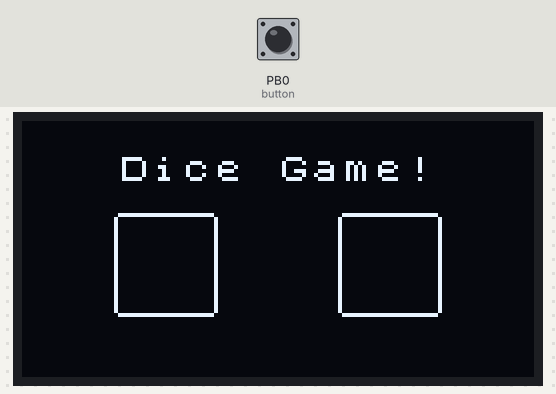
The sketch below on a simulated ATtiny85, built with avr-gcc and run on an emulated ATtiny85. Parts: 128×64 one-colour display. The test bench sets the inputs (shaded band); at power-on: PB0 (button) LOW. Random numbers use the default seed unless the sketch sets one.

Above: at 1.4 s.
1.5 s: PB0 (button) pulled HIGH for 0.15 s
At 1.95 s:
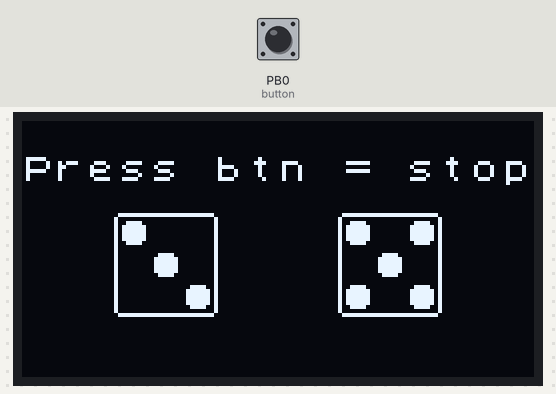
3.7 s: PB0 (button) pulled HIGH for 1 s
At 3.98 s:
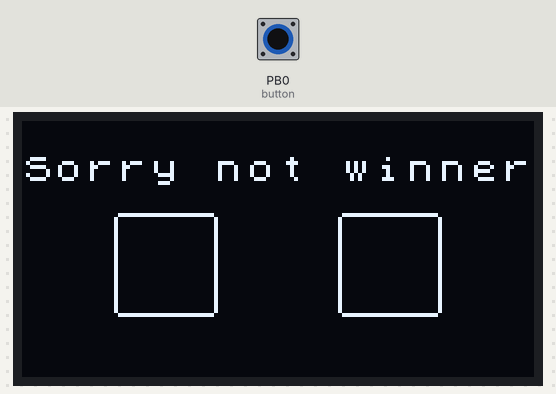
6.2 s: PB0 (button) pulled HIGH for 0.15 s
At 6.6 s:
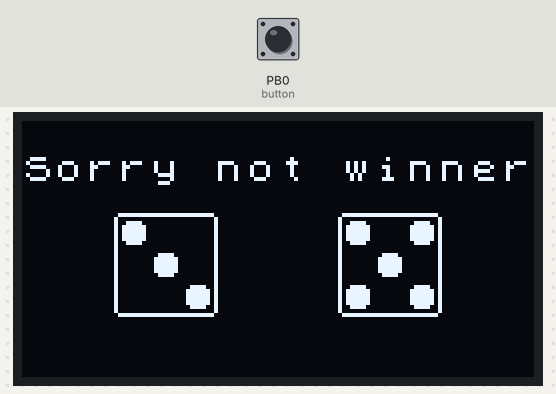
7.8 s: PB0 (button) pulled HIGH for 1 s
At 9.54 s:
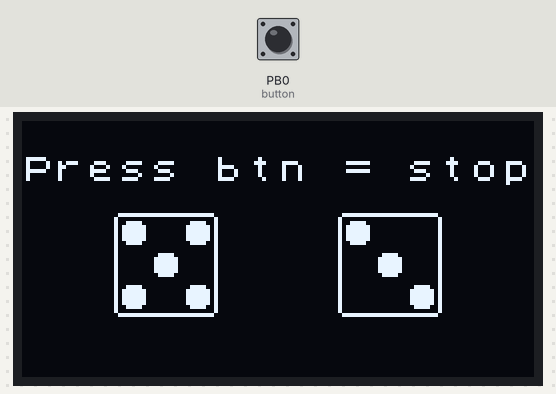
Timing chart, 0 to 11.0 s (numbered marks = the images above; inputs shaded):
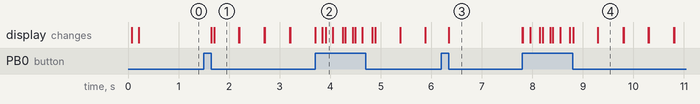

The sketch:

attiny85_dice_game.ino
```cpp
// project using ATtiny85 with SSD1306 OLED Display to create a simplest possible game (dice game)

// created by upir, 2023
// youtube channel: https://www.youtube.com/upir_upir

// YOUTUBE VIDEO: https://youtu.be/RmhiZg_6-Mo
// SOURCE FILES: https://github.com/upiir/attiny85_dice_game
// WOKWI simulation: https://wokwi.com/projects/380812233514546177

// Links from the video:
// ATtiny85 chip: https://s.click.aliexpress.com/e/_DeT7tBh
// Arduino UNO: https://s.click.aliexpress.com/e/_AXDw1h
// Arduino prototyping shield: https://s.click.aliexpress.com/e/_ApbCwx
// Avrdudess (uploading HEX file to Arduino): https://blog.zakkemble.net/avrdudess-a-gui-for-avrdude/
// U8X8 Documentation: https://github.com/olikraus/u8g2/wiki/u8x8reference
// Previous project with ATTINY85+OLED: https://wokwi.com/projects/378925799915970561
// Image2cpp (convert array to image): https://javl.github.io/image2cpp/
// Photopea (online graphics editor like Photoshop): https://www.photopea.com

// Videos using ATtiny85 chip: https://www.youtube.com/playlist?list=PLjQRaMdk7pBbt-is-fkRmUoRcV4dzraYH

// Related videos with Arduino UNO and 128x64 OLED screen:
// Arduino + OLED displays: https://www.youtube.com/playlist?list=PLjQRaMdk7pBZ1UV3IL5ol8Qc7R9k-kwXA


#include <Arduino.h>
#include <U8x8lib.h> // u8x8 library for drawing on the OLED display

U8X8_SSD1306_128X64_NONAME_SW_I2C u8x8(/* clock=*/ 4, /* data=*/ 3, /* reset=*/ U8X8_PIN_NONE); // software IIC communication with the OLED display

// images were generated using the image2cpp website
// when generating images, make sure to set the Draw mode to Vertical
// and delete "PROGMEM" word after generating the arrays

// ' tile_dice_empty', 8x8px
unsigned char epd_bitmap__tile_dice_empty [] = {
	0x00, 0x00, 0x00, 0x00, 0x00, 0x00, 0x00, 0x00
};
// ' tile_dice_dot', 8x8px
unsigned char epd_bitmap__tile_dice_dot [] = {
	0x00, 0x3c, 0x7e, 0x7e, 0x7e, 0x7e, 0x3c, 0x00
};
// ' tile_outline_left', 8x8px
 unsigned char epd_bitmap__tile_outline_left [] = {
	0x00, 0x00, 0x00, 0x00, 0x00, 0x00, 0x00, 0xff
};
// ' tile_outline_right', 8x8px
unsigned char epd_bitmap__tile_outline_right [] = {
	0xff, 0x00, 0x00, 0x00, 0x00, 0x00, 0x00, 0x00
};
// ' tile_outline_bottom', 8x8px
 unsigned char epd_bitmap__tile_outline_bottom [] = {
	0x01, 0x01, 0x01, 0x01, 0x01, 0x01, 0x01, 0x01
};
// ' tile_outline_top', 8x8px
unsigned char epd_bitmap__tile_outline_top [] = {
	0x80, 0x80, 0x80, 0x80, 0x80, 0x80, 0x80, 0x80
};


// dice dots lookup table, 0=empty, 1=dot
byte dice_tile_lookup[7][9] = {
  { // 0 - fully empty dice, displayed when the game has not started yet
    0, 0, 0,
    0, 0, 0,
    0, 0, 0
  },
  { // 1
    0, 0, 0,
    0, 1, 0,
    0, 0, 0
  },
  { // 2
    1, 0, 0,
    0, 0, 0,
    0, 0, 1
  },
  { // 3
    1, 0, 0,
    0, 1, 0,
    0, 0, 1
  },
  { // 4
    1, 0, 1,
    0, 0, 0,
    1, 0, 1
  },
  { // 5
    1, 0, 1,
    0, 1, 0,
    1, 0, 1
  },
  { // 6
    1, 0, 1,
    1, 0, 1,
    1, 0, 1
  }
};


void setup(void)
{
  u8x8.begin(); // display initialization
  u8x8.setPowerSave(0); // this is required

  // draw outline of the dice
  // since drawing the outlines made from individual images takes some time (because we use software IIC)
  // the drawing is in the order that it looks like it´s being drawn as a continuous line

  u8x8.drawTile(/*x*/3, /*y*/2, /*tiles*/1, epd_bitmap__tile_outline_top);
  u8x8.drawTile(/*x*/4, /*y*/2, /*tiles*/1, epd_bitmap__tile_outline_top);
  u8x8.drawTile(/*x*/5, /*y*/2, /*tiles*/1, epd_bitmap__tile_outline_top);

  u8x8.drawTile(/*x*/6, /*y*/3, /*tiles*/1, epd_bitmap__tile_outline_right);
  u8x8.drawTile(/*x*/6, /*y*/4, /*tiles*/1, epd_bitmap__tile_outline_right);
  u8x8.drawTile(/*x*/6, /*y*/5, /*tiles*/1, epd_bitmap__tile_outline_right);

  u8x8.drawTile(/*x*/5, /*y*/6, /*tiles*/1, epd_bitmap__tile_outline_bottom);
  u8x8.drawTile(/*x*/4, /*y*/6, /*tiles*/1, epd_bitmap__tile_outline_bottom);
  u8x8.drawTile(/*x*/3, /*y*/6, /*tiles*/1, epd_bitmap__tile_outline_bottom);

  u8x8.drawTile(/*x*/2, /*y*/5, /*tiles*/1, epd_bitmap__tile_outline_left);
  u8x8.drawTile(/*x*/2, /*y*/4, /*tiles*/1, epd_bitmap__tile_outline_left);
  u8x8.drawTile(/*x*/2, /*y*/3, /*tiles*/1, epd_bitmap__tile_outline_left);

  u8x8.drawTile(/*x*/3+7, /*y*/2, /*tiles*/1, epd_bitmap__tile_outline_top);
  u8x8.drawTile(/*x*/4+7, /*y*/2, /*tiles*/1, epd_bitmap__tile_outline_top);
  u8x8.drawTile(/*x*/5+7, /*y*/2, /*tiles*/1, epd_bitmap__tile_outline_top);

  u8x8.drawTile(/*x*/6+7, /*y*/3, /*tiles*/1, epd_bitmap__tile_outline_right);
  u8x8.drawTile(/*x*/6+7, /*y*/4, /*tiles*/1, epd_bitmap__tile_outline_right);
  u8x8.drawTile(/*x*/6+7, /*y*/5, /*tiles*/1, epd_bitmap__tile_outline_right);

  u8x8.drawTile(/*x*/5+7, /*y*/6, /*tiles*/1, epd_bitmap__tile_outline_bottom);
  u8x8.drawTile(/*x*/4+7, /*y*/6, /*tiles*/1, epd_bitmap__tile_outline_bottom);
  u8x8.drawTile(/*x*/3+7, /*y*/6, /*tiles*/1, epd_bitmap__tile_outline_bottom);

  u8x8.drawTile(/*x*/2+7, /*y*/5, /*tiles*/1, epd_bitmap__tile_outline_left);
  u8x8.drawTile(/*x*/2+7, /*y*/4, /*tiles*/1, epd_bitmap__tile_outline_left);
  u8x8.drawTile(/*x*/2+7, /*y*/3, /*tiles*/1, epd_bitmap__tile_outline_left);

  u8x8.setFont(u8x8_font_chroma48medium8_r); // set u8x8 font, list of the available fonts is here: https://github.com/olikraus/u8g2/wiki/fntlist8x8
  u8x8.drawString(0,1,"   Dice Game!   "); // draw a string, include spaces to delete anything that was drawn previously

  pinMode(0, INPUT);


}

// function to draw 3x3 dice on defined position, dice is made either from dot or empty piece
// note that outline is not redrawn, as it´s outside the cube, and only drawn once on startup
void draw_dice(byte xoffset, byte yoffset, byte dice_number, byte dice_number_previous) {

  // update all 9 sections of the dice
  for (byte i = 0; i < 9; i++) {
    // update all 9 sections, but only redraw areas that are different from the previously displayed dice
    // this speeds up the redrawing quite a lot
    if ((dice_tile_lookup[dice_number][i] == 1) && (dice_tile_lookup[dice_number_previous][i] != 1)) {
      u8x8.drawTile(/*x*/xoffset + (i % 3), /*y*/yoffset + (i / 3), /*tiles*/1, epd_bitmap__tile_dice_dot); // draw dot tile
    }
    else if ((dice_tile_lookup[dice_number][i] == 0) && (dice_tile_lookup[dice_number_previous][i] != 0)) {
      u8x8.drawTile(/*x*/xoffset + (i % 3), /*y*/yoffset + (i / 3), /*tiles*/1, epd_bitmap__tile_dice_empty); // draw empty tile
    }
  }
}

byte dice_left = 0; // value for the left dice
byte dice_right = 0; // value for the right dice

byte dice_left_prev = 0; // previous value, used to not redraw all the dots
byte dice_right_prev = 0; // previous value, used to not redraw all the dots

unsigned long elapsed_time_millis; // time in milliseconds since the sketch started
unsigned long elapsed_time_millis_prev; // previously measured time

byte game_status = 0; // game status: 0: waiting for the game to start, 1: game is running, 2: game has ended


void loop(void) // main loop
{

  if (game_status == 1) {
    // game is running, find out if the elapsed time between the last frame was bigger than 500ms
    // and if that´s the case, show different values for dices
    elapsed_time_millis = millis(); // get the time from starting the sketch in milliseconds
    if ((elapsed_time_millis - elapsed_time_millis_prev) > 500) { // time from last dices update is > 500ms ==> update dices
      // randomize new dices...
      dice_left = random(1, 6);
      dice_right = random(1, 6);
      //...and draw them
      draw_dice(3, 3, /*number*/ dice_left, /*number previous*/ dice_left_prev);
      draw_dice(10, 3, /*number*/ dice_right, /*number previous*/ dice_right_prev);
      // update the previous values
      dice_left_prev = dice_left;
      dice_right_prev = dice_right;
      // update the previously measured time
      elapsed_time_millis_prev = elapsed_time_millis;
    }
  }


  if (digitalRead(0) == HIGH) { // button is pressed
    if (game_status == 0) { // waiting for the game to start ==> start the game
      u8x8.drawString(0,1,"Press btn = stop");
      game_status = 1; // start the game
    } else if (game_status == 1) { // game is running ==> find out if there is a winner or not
      if (dice_left == dice_right) { // we have a winner
        u8x8.drawString(0,1,"    Winner!!    ");
      } else {
        u8x8.drawString(0,1,"Sorry not winner");
      }
      game_status = 2; // game is done
    } else if (game_status == 2) {  // game has ended ==> jump back to the beginning
      dice_left = 0; // set dice to empty dice
      dice_right = 0; // set dice to empty dice
      draw_dice(3, 3, /*number*/ dice_left, /*number previous*/ dice_left_prev); // draw empty dice
      draw_dice(10, 3, /*number*/ dice_right, /*number previous*/ dice_right_prev); // draw empty dice
      dice_left_prev = dice_left;
      dice_right_prev = dice_right;
      u8x8.drawString(0,1,"   Dice Game!   ");
      game_status = 0; // waiting for game to start
    }

    delay(50); // add a small delay to not accidentaly jump between multiple different steps
  }

}
```

Measured:
- after the input at 1.5 s, the display: first changes after 0.14 s (image 1 shows a later state)
- after the input at 7.8 s, the display: first changes at once (image 4 shows a later state)
- what the display in image 1 shows lasts 0.5 s, from 1.7 s to 2.2 s
